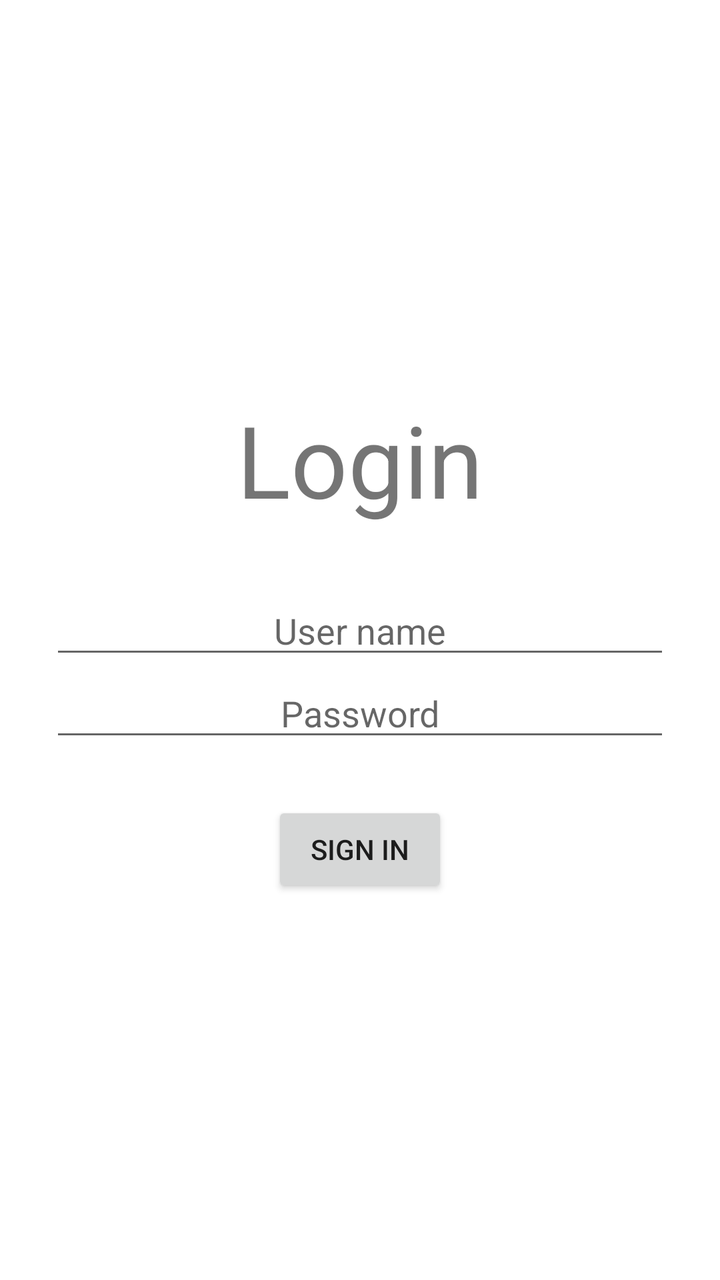
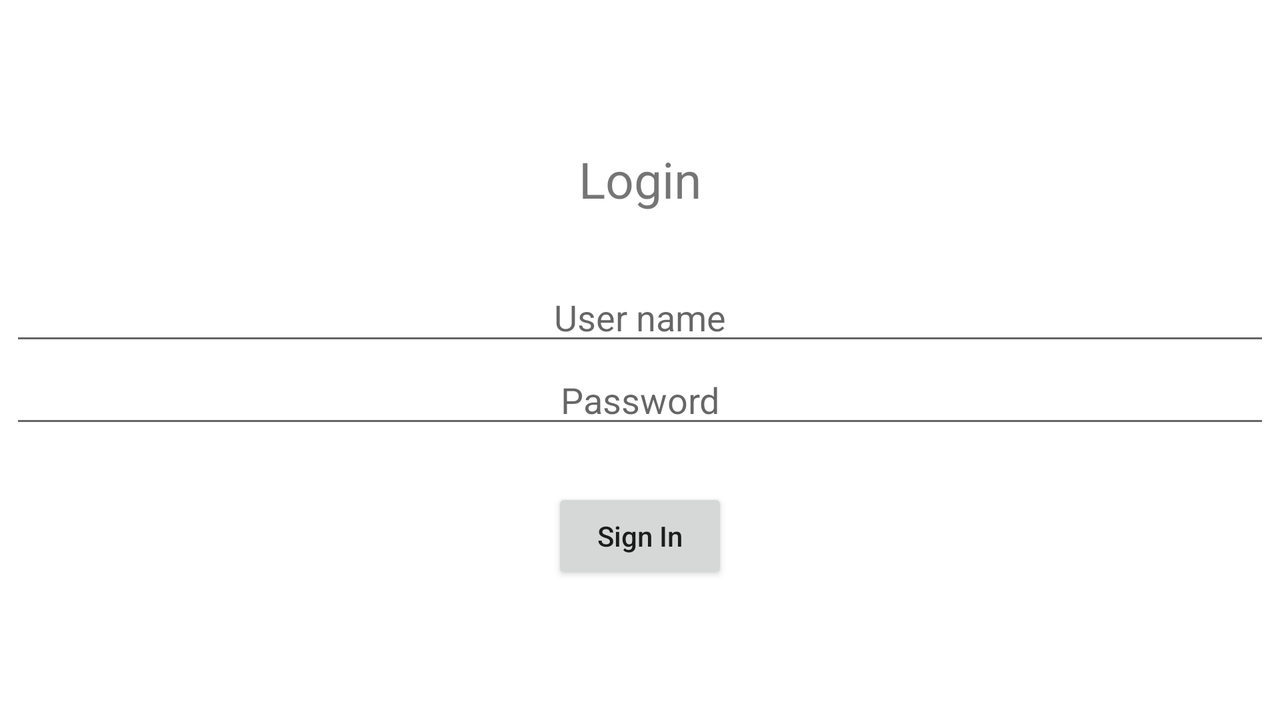

The same Android screen from two of the app's own layout files: first res/layout/ as a phone draws it, then the author's variant for another configuration, drawn on a device whose configuration selects that folder. Both files follow.
<!-- AndroidManifest.xml: application theme Theme.NotiFy -->
<!-- res/layout/fragment_user_login.xml -->
<?xml version="1.0" encoding="utf-8"?>
<androidx.constraintlayout.widget.ConstraintLayout xmlns:android="http://schemas.android.com/apk/res/android"
    xmlns:app="http://schemas.android.com/apk/res-auto"
    xmlns:tools="http://schemas.android.com/tools"
    android:layout_width="match_parent"
    android:layout_height="match_parent"
    tools:context=".fragments.login.UserLoginFragment">

    <include
        android:id="@+id/llProgressBar"
        layout="@layout/progessbar"
        android:visibility="gone" />

    <LinearLayout
        android:id="@+id/ll_main_layout_login"
        android:layout_width="match_parent"
        android:layout_height="0dp"
        android:gravity="center"
        android:orientation="vertical"
        android:padding="25dp"
        app:layout_constraintBottom_toBottomOf="parent"
        app:layout_constraintEnd_toEndOf="parent"
        app:layout_constraintStart_toStartOf="parent"
        app:layout_constraintTop_toTopOf="parent">

        <TextView
            android:layout_width="wrap_content"
            android:layout_height="wrap_content"
            android:padding="30dp"
            android:text="@string/login"
            android:textSize="50dp" />

        <EditText
            android:id="@+id/et_user_name"
            android:layout_width="match_parent"
            android:layout_height="wrap_content"
            android:gravity="center_horizontal"
            android:hint="@string/username"
            android:textAlignment="center" />

        <EditText
            android:id="@+id/et_password"
            android:layout_width="match_parent"
            android:layout_height="wrap_content"
            android:gravity="center_horizontal"
            android:hint="@string/password"
            android:inputType="textPassword"
            android:textAlignment="center" />

        <LinearLayout
            android:layout_width="match_parent"
            android:layout_height="wrap_content"
            android:gravity="center"
            android:orientation="horizontal"
            android:padding="25dp">

            <Button
                android:id="@+id/btn_submit"
                android:layout_width="wrap_content"
                android:layout_height="wrap_content"
                android:text="@string/signin"
                android:textAllCaps="true" />
        </LinearLayout>

    </LinearLayout>

</androidx.constraintlayout.widget.ConstraintLayout>
<!-- res/layout/progessbar.xml (included above) -->
<?xml version="1.0" encoding="utf-8"?>
<LinearLayout
    xmlns:android="http://schemas.android.com/apk/res/android"
    android:gravity="center"
    android:orientation="vertical"
    android:background="#80000000"
    android:layout_width="match_parent"
    android:layout_height="match_parent">

    <ProgressBar
        android:id="@+id/progressBar"
        style="@android:style/Widget.DeviceDefault.Light.ProgressBar.Inverse"
        android:layout_width="100dp"
        android:layout_height="100dp"
        android:progressTint="#FF0000" />
</LinearLayout>
<!-- resources referenced by this layout -->
<resources>
  <string name="login" translatable="false">Login</string>
  <string name="password" translatable="false">Password</string>
  <string name="signin">Sign In</string>
  <string name="username">User name</string>
  <style name="Theme.NotiFy" parent="Theme.MaterialComponents.DayNight.DarkActionBar">
          
          <item name="colorPrimary">@color/purple_500</item>
          <item name="colorPrimaryVariant">@color/purple_700</item>
          <item name="colorOnPrimary">@color/white</item>
          
          <item name="colorSecondary">@color/teal_200</item>
          <item name="colorSecondaryVariant">@color/teal_700</item>
          <item name="colorOnSecondary">@color/black</item>
          
          <item name="android:statusBarColor" tools:targetApi="l">?attr/colorPrimaryVariant</item>
          
      </style>
</resources>
<!-- res/layout-land/fragment_user_login.xml (the author's variant of the layout above) -->
<!-- drawn on the phone turned sideways -->
<?xml version="1.0" encoding="utf-8"?>
<androidx.constraintlayout.widget.ConstraintLayout xmlns:android="http://schemas.android.com/apk/res/android"
    xmlns:tools="http://schemas.android.com/tools"
    android:layout_width="match_parent"
    android:layout_height="match_parent"
    tools:context=".fragments.login.UserLoginFragment">

    <include
        android:id="@+id/llProgressBar"
        layout="@layout/progessbar"
        android:visibility="gone" />

    <LinearLayout
        android:id="@+id/ll_main_layout_login"
        android:layout_width="match_parent"
        android:layout_height="match_parent"
        android:gravity="center"
        android:orientation="vertical"
        android:padding="5dp">

        <TextView
            android:layout_width="wrap_content"
            android:layout_height="wrap_content"
            android:padding="30dp"
            android:text="@string/login"
            android:textSize="25dp" />

        <EditText
            android:id="@+id/et_user_name"
            android:layout_width="match_parent"
            android:layout_height="wrap_content"
            android:gravity="center_horizontal"
            android:hint="@string/username"
            android:textAlignment="center" />

        <EditText
            android:id="@+id/et_password"
            android:layout_width="match_parent"
            android:layout_height="wrap_content"
            android:gravity="center_horizontal"
            android:hint="@string/password"
            android:inputType="textPassword"
            android:textAlignment="center" />

        <LinearLayout
            android:layout_width="match_parent"
            android:layout_height="wrap_content"
            android:gravity="center"
            android:orientation="horizontal"
            android:padding="25dp">

            <Button
                android:id="@+id/btn_submit"
                android:layout_width="wrap_content"
                android:layout_height="wrap_content"
                android:text="@string/signin"
                android:textAllCaps="false" />
        </LinearLayout>
    </LinearLayout>

</androidx.constraintlayout.widget.ConstraintLayout>
